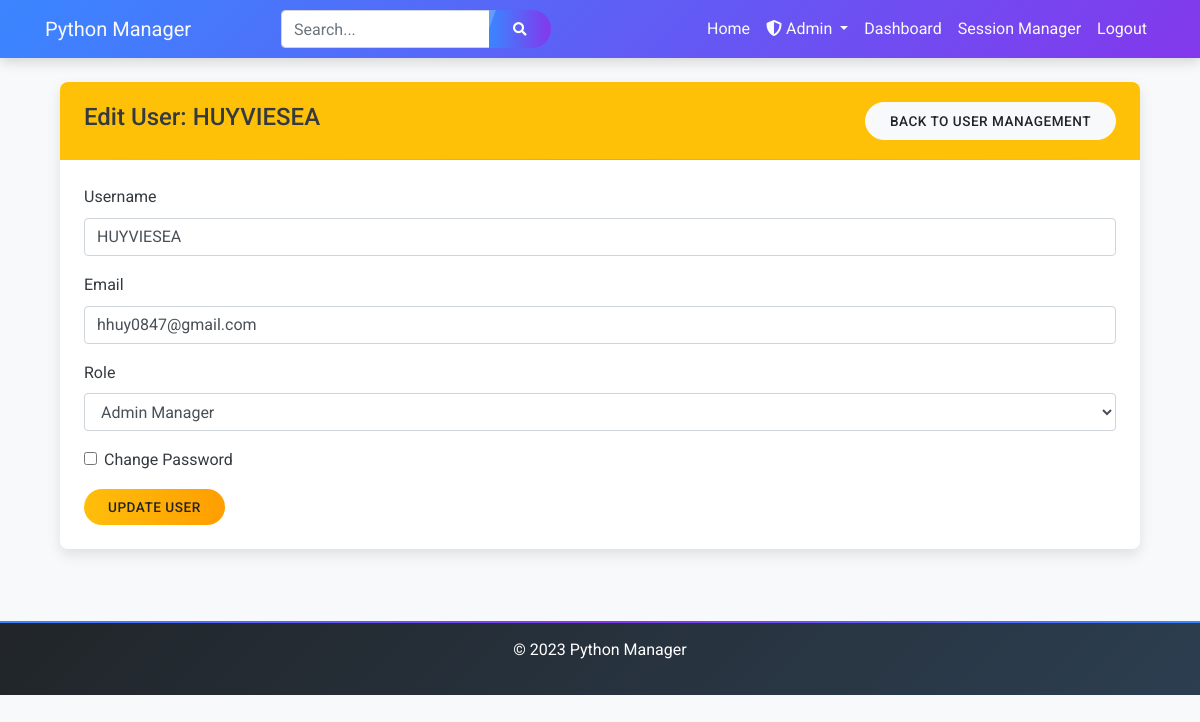
The page /admin/edit-user/1 (signed in) on the database its author committed.
### models.py (models this page shows, shortened)
class User(UserMixin, db.Model):
    id = db.Column(db.Integer, primary_key=True)
    username = db.Column(db.String(80), unique=True, nullable=False)
    email = db.Column(db.String(120), unique=True, nullable=False)
    password_hash = db.Column(db.String(256))
    role = db.Column(db.String(20), default='user')  # 'admin_manager', 'admin', or 'user'
    created_at = db.Column(db.DateTime, default=datetime.utcnow)
    def is_admin(self):
        return self.role in ['admin', 'admin_manager']
    def is_admin_manager(self):
        return self.role == 'admin_manager'

### app.py (the view, shortened to what this page needs)
@app.route('/admin/edit-user/<int:user_id>', methods=['GET', 'POST'])
@login_required
@admin_required
def edit_user(user_id):
    user = User.query.get_or_404(user_id)
    form = UserEditForm(original_username=user.username, original_email=user.email)
    form.username.data = user.username
    form.email.data = user.email
    form.role.data = user.role
    return render_template('admin/edit_user.html', form=form, user=user)

### forms.py (shortened to what this page needs)
class UserEditForm(FlaskForm):
    username = StringField('Username', validators=[DataRequired(), Length(min=3, max=20)])
    email = StringField('Email', validators=[DataRequired(), Email()])
    role = SelectField('Role', choices=[
        ('user', 'User'),
        ('admin', 'Admin'),
        ('admin_manager', 'Admin Manager')
    ])
    submit = SubmitField('Update User')
    def __init__(self, original_username, original_email, *args, **kwargs):
        super(UserEditForm, self).__init__(*args, **kwargs)
        self.original_username = original_username
        self.original_email = original_email

### app.py (called while the page is built)
@login_manager.user_loader
def load_user(id):
    return User.query.get(int(id))

### templates/admin/edit_user.html (shortened to what this page needs)
{% extends "index.html" %}
{% block content %}
<div class="container">
    <div class="row">
        <div class="col-md-12">
            <div class="card">
                <div class="card-header bg-warning text-dark d-flex justify-content-between align-items-center">
                    <h4>Edit User: {{ user.username }}</h4>
                    <a href="{{ url_for('admin_users') }}" class="btn btn-light btn-sm">Back to User Management</a>
                </div>
                <div class="card-body">
                    <form method="POST">
                        <div class="form-group">
                            <label for="username">Username</label>
                            {{ form.username(class="form-control") }}
                        </div>
                        <div class="form-group">
                            <label for="email">Email</label>
                            {{ form.email(class="form-control") }}
                        </div>
                        <div class="form-group">
                            <label for="role">Role</label>
                            {{ form.role(class="form-control") }}
                        </div>
                        <div class="form-check mb-3">
                            <input class="form-check-input" type="checkbox" id="change_password" name="change_password" onchange="togglePasswordFields()">
                            <label class="form-check-label" for="change_password">
                                Change Password
                            </label>
                        </div>
                        <button type="submit" class="btn btn-warning">Update User</button>
                    </form>
                </div>
            </div>
        </div>
    </div>
</div>
{% endblock %}

### static/css/base.css (style rules this page uses)
:root { --primary-color: #3a86ff; --secondary-color: #8338ec; --accent-color: #3a0ca3; --success-color: #38b000; --warning-color: #ffbe0b; --danger-color: #ff006e; --light-bg: #f8f9fa; --dark-bg: #212529; --text-color: #343a40; --text-light: #f8f9fa; --border-radius: 8px; --box-shadow: 0 6px 14px rgba(0, 0, 0, 0.1); --transition: all 0.3s cubic-bezier(0.25, 0.8, 0.25, 1); }
body { font-family: 'Roboto', sans-serif; background-color: var(--light-bg); color: var(--text-color); line-height: 1.6; position: relative; overflow-x: hidden; }
.card { margin-bottom: 24px; border: none; border-radius: var(--border-radius); box-shadow: var(--box-shadow); transition: var(--transition); overflow: hidden; background: #ffffff; position: relative; }
.card-header { font-weight: 500; border-bottom: none; padding: 1.25rem 1.5rem; position: relative; z-index: 1; }
.card-header:after { content: ''; position: absolute; bottom: 0; left: 0; width: 100%; height: 1px; background: linear-gradient(to right, transparent, rgba(0, 0, 0, 0.1), transparent); }
.card-body { padding: 1.5rem; }
.btn { border-radius: 50px; padding: 0.5rem 1.5rem; transition: var(--transition); font-weight: 500; text-transform: uppercase; font-size: 0.85rem; letter-spacing: 0.5px; position: relative; overflow: hidden; }
.btn:after { content: ''; position: absolute; top: 0; left: -100%; width: 100%; height: 100%; background: rgba(255, 255, 255, 0.2); transform: skewX(-20deg); transition: all 0.6s ease; }
.btn-warning { background: linear-gradient(to right, #ffbe0b, #ff9e00); border: none; }

### rows shown on the page
User: username "HUYVIESEA", email "hhuy0847@gmail.com", role "Admin Manager"
